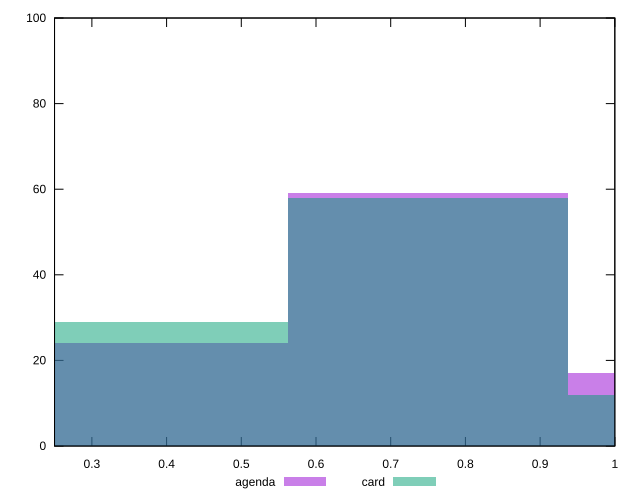

Reproduce this figure in gnuplot.
reset

$agenda <<EOF
0.3749634240898816 24
1.1248902722696448 17
0.7499268481797632 59
EOF

$card <<EOF
0.3749634240898816 29
0.7499268481797632 58
1.1248902722696448 12
EOF

set key outside below
set boxwidth 0.3749634240898816
set xrange [0.25:1]
set yrange [0:100]
set trange [0:100]
set style fill transparent solid 0.5 noborder
set terminal svg size 640, 500 enhanced background rgb 'white'
set output "reports/report_00027_2021-02-24T12-40-31.850Z/meta/score/comparison/histogram/1_vs_2.svg"

plot $agenda title "agenda" with boxes, \
     $card title "card" with boxes

reset
